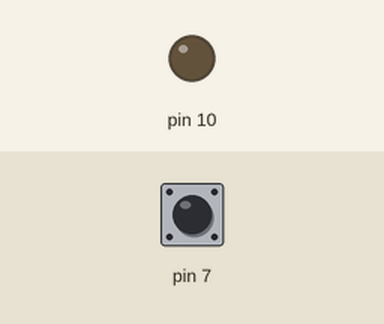
Recording of a sketch running on a simulated Arduino Uno, built with avr-gcc and run on an emulated ATmega328P. On the bench: output pins drawn as LEDs (lit = HIGH). Inputs (shaded band) come from the test bench; at power-on: pin 7 HIGH.

Above: at 1.2 s.
1.3 s: pin 7 pulled LOW for 0.15 s
At 1.37 s:
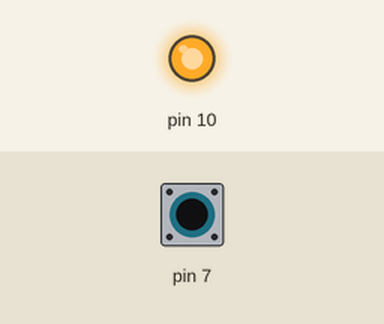
2.9 s: pin 7 pulled LOW for 3.2 s
At 6.7 s:
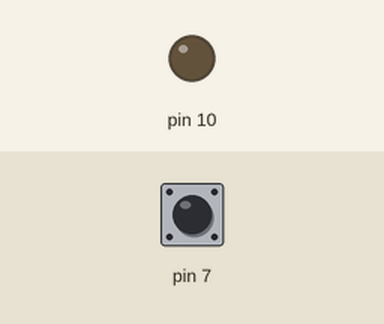
Timing chart, 0 to 8.2 s (numbered marks = the images above; inputs shaded):
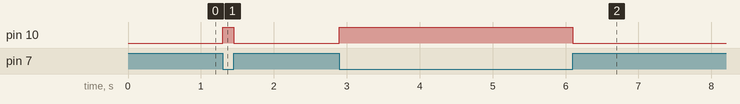

The sketch:

lecture1_led_button.ino.ino
```cpp
void setup(){
  pinMode(10,OUTPUT);
  pinMode(7,INPUT_PULLUP);
}

void loop(){
  if (digitalRead(7) ==0){
    digitalWrite(10,1);
  }
  else {
    digitalWrite(10,0);
  }
}
```

Measured:
- after the input at 1.3 s, pin 10: LOW → HIGH at once, → LOW 0.15 s later
- after the input at 2.9 s, pin 10: LOW → HIGH at once, → LOW 3.2 s later
